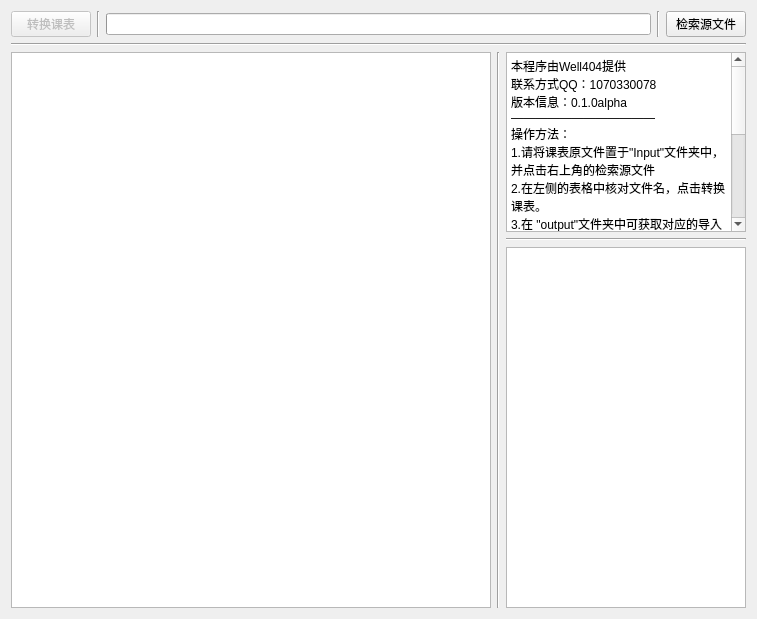
<?xml version="1.0" encoding="UTF-8"?>
<ui version="4.0">
 <class>main</class>
 <widget class="QWidget" name="main">
  <property name="geometry">
   <rect>
    <x>0</x>
    <y>0</y>
    <width>757</width>
    <height>619</height>
   </rect>
  </property>
  <property name="windowTitle">
   <string>课表转换byWell404</string>
  </property>
  <layout class="QVBoxLayout" name="verticalLayout_2">
   <item>
    <layout class="QHBoxLayout" name="horizontalLayout">
     <item>
      <widget class="QPushButton" name="ScheduleTrans">
       <property name="enabled">
        <bool>false</bool>
       </property>
       <property name="text">
        <string>转换课表</string>
       </property>
      </widget>
     </item>
     <item>
      <widget class="Line" name="line_4">
       <property name="orientation">
        <enum>Qt::Vertical</enum>
       </property>
      </widget>
     </item>
     <item>
      <widget class="QProgressBar" name="progressBar">
       <property name="value">
        <number>0</number>
       </property>
       <property name="textVisible">
        <bool>false</bool>
       </property>
      </widget>
     </item>
     <item>
      <widget class="Line" name="line_5">
       <property name="orientation">
        <enum>Qt::Vertical</enum>
       </property>
      </widget>
     </item>
     <item>
      <widget class="QPushButton" name="ScheduleCheck">
       <property name="text">
        <string>检索源文件</string>
       </property>
      </widget>
     </item>
    </layout>
   </item>
   <item>
    <widget class="Line" name="line_3">
     <property name="orientation">
      <enum>Qt::Horizontal</enum>
     </property>
    </widget>
   </item>
   <item>
    <layout class="QHBoxLayout" name="horizontalLayout_2" stretch="2,0,1">
     <item>
      <widget class="QListWidget" name="FileList"/>
     </item>
     <item>
      <widget class="Line" name="line_2">
       <property name="orientation">
        <enum>Qt::Vertical</enum>
       </property>
      </widget>
     </item>
     <item>
      <layout class="QVBoxLayout" name="verticalLayout_3" stretch="1,0,2">
       <item>
        <widget class="QPlainTextEdit" name="BasicInfo">
         <property name="readOnly">
          <bool>true</bool>
         </property>
         <property name="plainText">
          <string>本程序由Well404提供
联系方式QQ：1070330078
版本信息：0.1.0alpha
————————————
操作方法：
1.请将课表原文件置于&quot;Input&quot;文件夹中，并点击右上角的检索源文件
2.在左侧的表格中核对文件名，点击转换课表。
3.在 &quot;output&quot;文件夹中可获取对应的导入文件。
————————————
注意事项：
1.本程序需要在安装有Excel的电脑中运行，金山WPS可能会产生未知的错误。
2.如遇任何BUG或问题，请联系原作者，并提供课表源文件，以便解决问题并完善程序。
3.本程序适用于新教务系统导出的课表，旧课表请参考旧版转换器。</string>
         </property>
        </widget>
       </item>
       <item>
        <widget class="Line" name="line">
         <property name="orientation">
          <enum>Qt::Horizontal</enum>
         </property>
        </widget>
       </item>
       <item>
        <widget class="QPlainTextEdit" name="ErrorInfo">
         <property name="readOnly">
          <bool>true</bool>
         </property>
        </widget>
       </item>
      </layout>
     </item>
    </layout>
   </item>
  </layout>
 </widget>
 <resources/>
 <connections/>
</ui>
